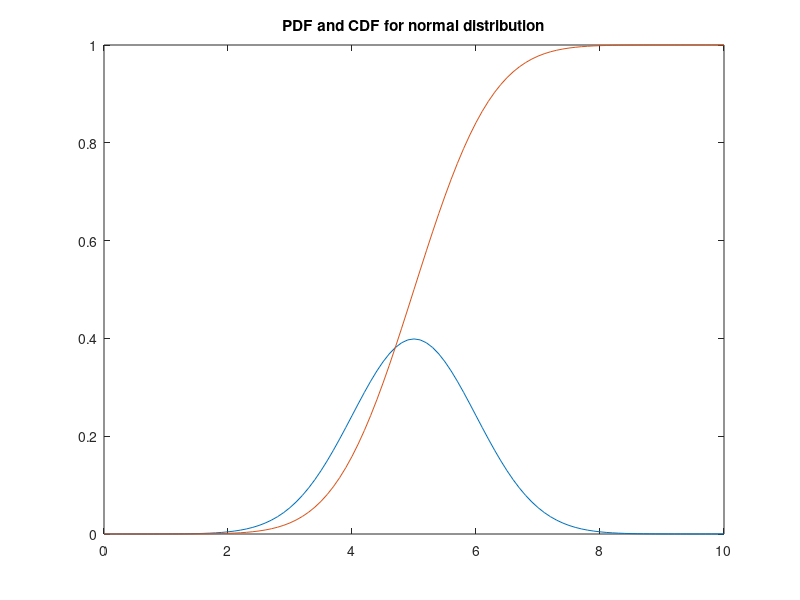

The MATLAB source for this figure:
% Numerical methods for economics
% Author: Camilla Nore
% Date: 2015-08-13

%% Task 2.1 Variable and statement
%  Task 2.1.1 Check output and order of operations
25/4*4
3+4^2
4/12+12
3^2
(5-2)*3

% Task 2.1.2 Rounding numbers

% Task 2.1.3 Normal distribution
X = linspace(0,10,101);
mean = 5;
sigmasq = 1^2;
pdf = normpdf(X,mean,sigmasq);
cdf = normcdf(X,mean,sigmasq);
plot(X,pdf)
hold on
plot(X,cdf)
hold off
title('PDF and CDF for normal distribution')

% Find the probability that x is between 4.2 and 5.5.
P = cdf(56)-cdf(43)

%% Task 2.1.4 Loading data file
testmat= rand(2,3)*4-1; % Random numbers between -1 and 3
save('testmat.mat','testmat')
% Clear all variables, and Load from file
clear all
load('testmat.mat','testmat')
testmat
% Calculate the mean of every column in the matrix
dim_column = 1;
mean_of_columns = mean(testmat,dim_column)

%% Task 2.2 Vector and Matrix

% 2.2.2 

matrixA = zeros(6,6);
for i = 1:6
  for j = 1:6
    matrixA(i,j) = i*10 + j;
  end
end
matrixA
%(a) Matrix of dimension 4*4 from center.
center4 = matrixA(2:5,2:5)
%(b) Matrix of dimension 5*3 selecting column 2, 3, 5.
selected = matrixA(1:5, 2:4);
selected(:,3) = matrixA(1:5,5)    % selection by substituting last row
selected2 = matrixA(1:5, [2,3,5]) % selection by list of indices
%(c) Vector with elements from the first row.
vector = matrixA(1,[1,3,4,5])'

%% Task 2.3 Loop

% 2.3.1 Row vector, by loop and vector notation.

vectorA = zeros(1,100);
for i = 1:100
  vectorA(i) = 1 / i^2;
end


